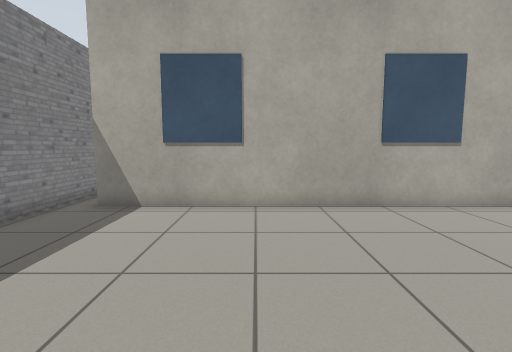
view 1 (above)

21 first-person views from a walk through a Gazebo world. The camera is 0.94 m above the floor, tilts 6° down and sees 85° across. The floor is counted in squares, 0.5 m on a side. Each view is taken from the middle of a square. On the plan, view 1 faces up. The plan holds only what a view shows up to about 16 squares ahead; the rest is blank. The place goes on beyond the plan. Robots are left out. Simple shapes stand in for some stock models.

view 2
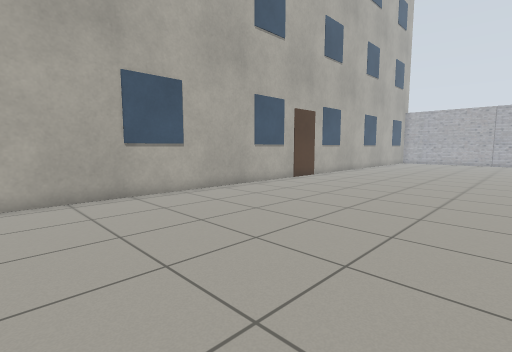

view 3
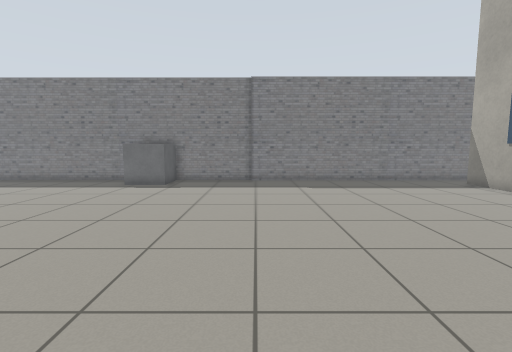

view 4
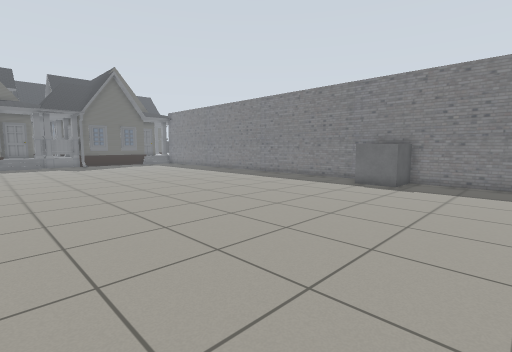

view 5
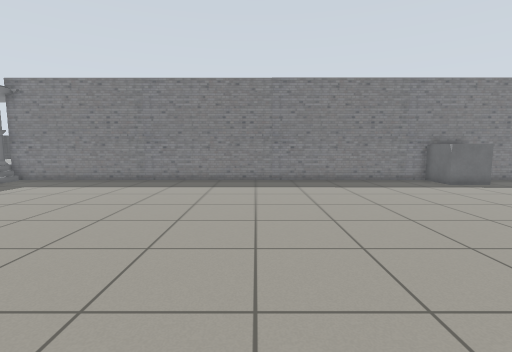

view 6
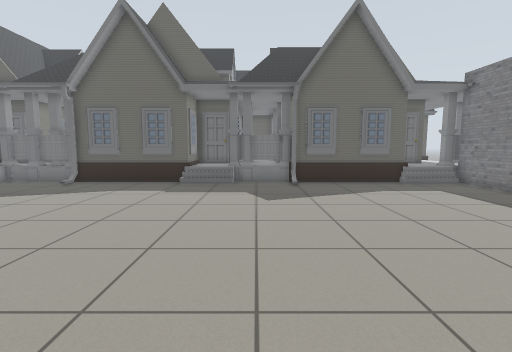

view 7
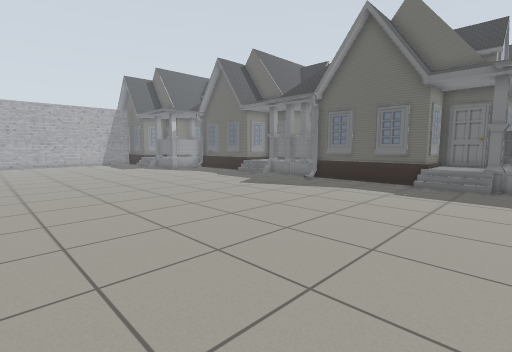

view 8
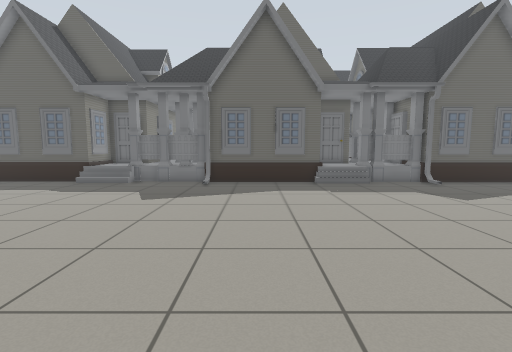

view 9
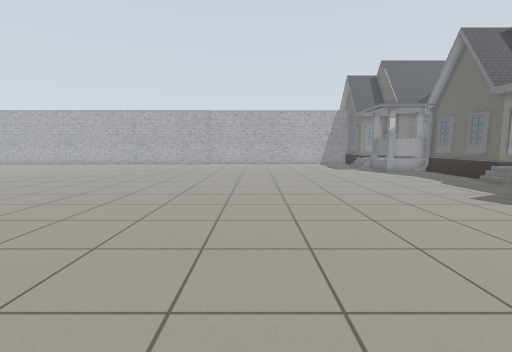

view 10
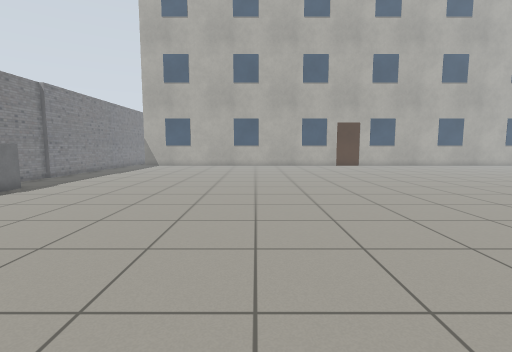

view 11
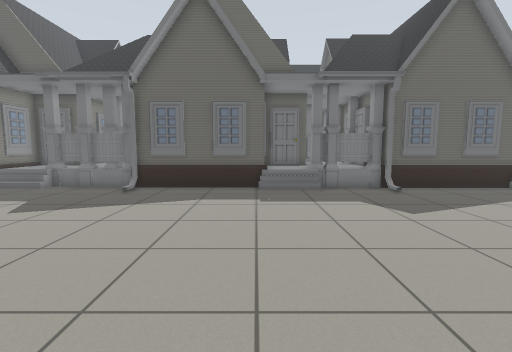

view 12
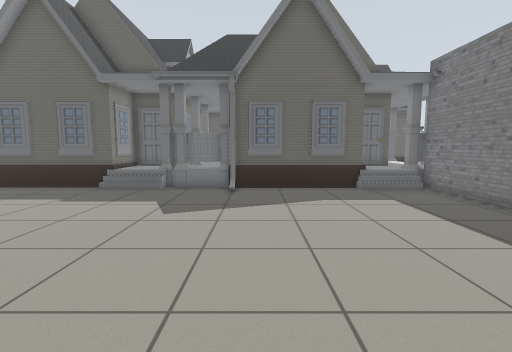

view 13
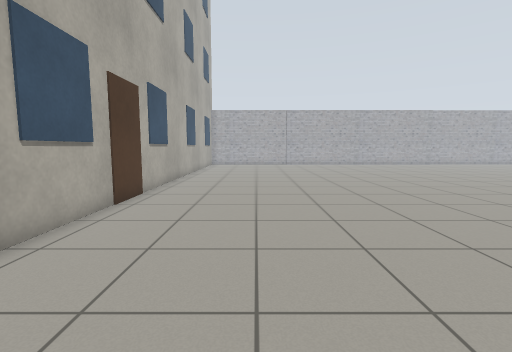

view 14
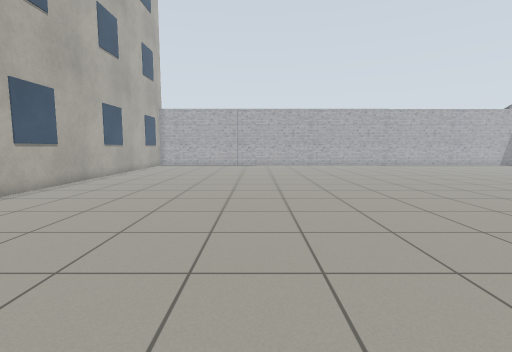

view 15
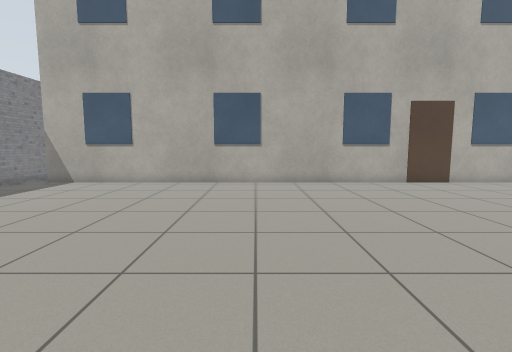

view 16
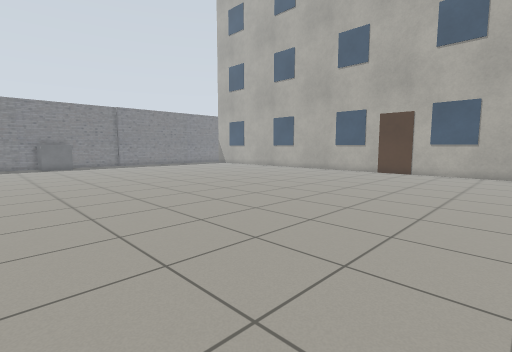

view 17
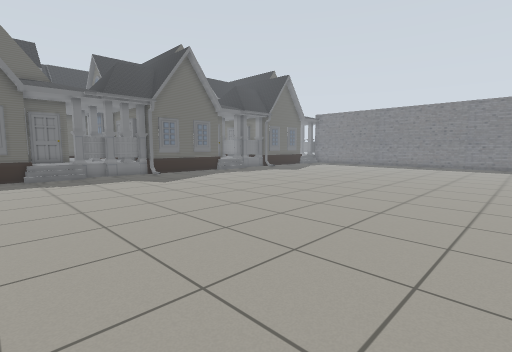

view 18
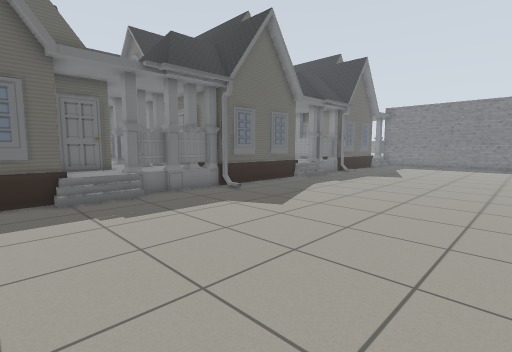

view 19
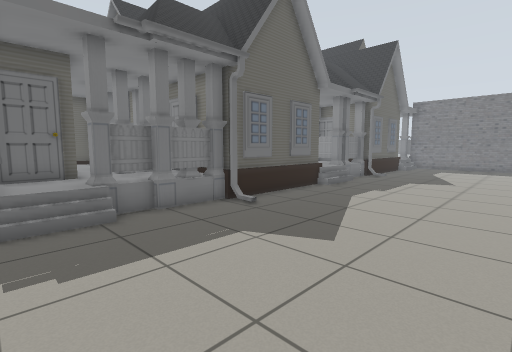

view 20
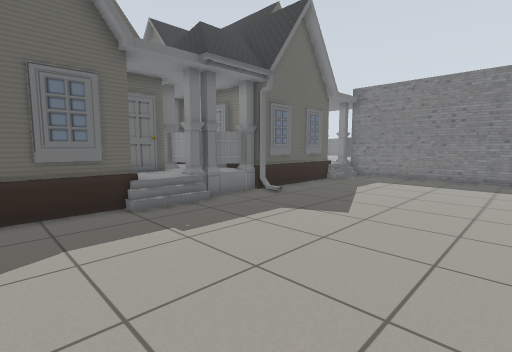

view 21
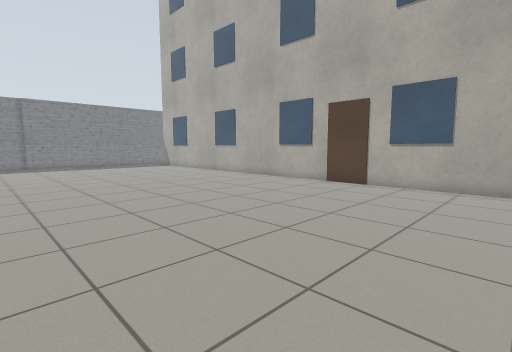

### Floor plan
Key: @ floor where view 1 was taken; # wall or solid block; . floor; B building; G grey box; H house.
Columns run from 7 left of view 1 to 22 right of it. Each row starts with its distance up from view 1.
 11  #
 10  #
  9  #BBBBBBBBBBBBBBBBBBBBBBBBBBBB
  8  #............................
  7  #............................
  6  #............................
  5  #............................
  4  #............................
  3  #............................
  2  #............................
  1  #............................
  0  #.....@......................
 -1  #............................
 -2 ##............................
 -3 #.............................
 -4 #.............................
 -5 #.............................
 -6 #GG...........................
 -7 # G...........................
 -8 #GG...........................
 -9 #.............................
-10 #.............................
-11 #.............................
-12 #.............................
-13 #.............................
-14 #.............................
-15 #.............................
-16 #.............................
-17 #.............................
-18 #.............................
-19 #.............................
-20 #.............................
-21 #.............................
-22 #.............................
-23 #.............................
-24 #.............................
-25 #.............................
-26 #.............................
-27 #.............................
-28 #.............................
-29 #.............................
-30 #.............................
-31 #HHH.....H....................
-32 HHHHHHHHHHHHHHHHHHHHHHHHHHHHHH
-33 HHHH  HHHHHHHHHHHHHHHHHHHHHHHH
-34 HHHHHHHHHHHHHHHHHHHHHHHHHHHHHH

Where each view was taken, in squares from view 1:
view 1: 0 up, 0 right, facing up
view 2: 2 down, 0 right, facing up-right
view 3: 2 down, 9 right, facing left
view 4: 2 down, 9 right, facing down-left
view 5: 18 down, 9 right, facing left
view 6: 17 down, 4 right, facing down
view 7: 17 down, 4 right, facing down-right
view 8: 17 down, 11 right, facing down
view 9: 19 down, 5 right, facing right
view 10: 19 down, 6 right, facing up
view 11: 19 down, 8 right, facing down
view 12: 19 down, 1 right, facing down
view 13: 4 up, 5 right, facing right
view 14: 1 down, 6 right, facing right
view 15: 6 down, 6 right, facing up
view 16: 12 down, 22 right, facing up-left
view 17: 13 down, 22 right, facing down-left
view 18: 21 down, 22 right, facing down-left
view 19: 24 down, 20 right, facing down-left
view 20: 23 down, 11 right, facing down-left
view 21: 5 down, 22 right, facing up-left
